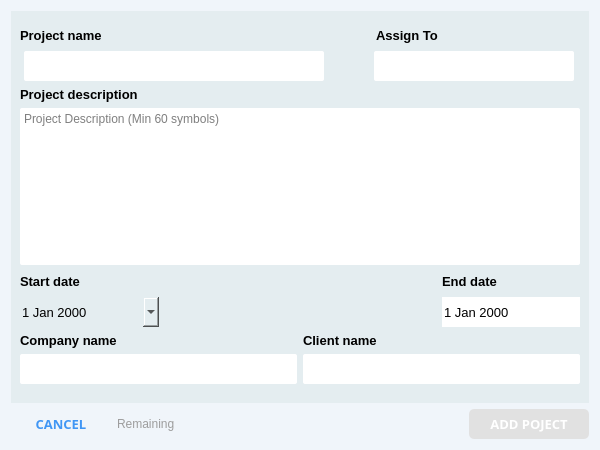
<?xml version="1.0" encoding="UTF-8"?>
<ui version="4.0">
 <class>AssignProjectDialog</class>
 <widget class="QDialog" name="AssignProjectDialog">
  <property name="geometry">
   <rect>
    <x>0</x>
    <y>0</y>
    <width>600</width>
    <height>450</height>
   </rect>
  </property>
  <property name="windowTitle">
   <string>Dialog</string>
  </property>
  <property name="autoFillBackground">
   <bool>false</bool>
  </property>
  <property name="styleSheet">
   <string notr="true">background-color: rgb(240, 245, 250);</string>
  </property>
  <layout class="QVBoxLayout" name="verticalLayout_2">
   <item>
    <widget class="QFrame" name="frame">
     <property name="styleSheet">
      <string notr="true">background-color: rgb(228, 237, 240);
border: none;</string>
     </property>
     <property name="frameShape">
      <enum>QFrame::StyledPanel</enum>
     </property>
     <property name="frameShadow">
      <enum>QFrame::Raised</enum>
     </property>
     <layout class="QVBoxLayout" name="verticalLayout">
      <item>
       <spacer name="verticalSpacer_3">
        <property name="orientation">
         <enum>Qt::Vertical</enum>
        </property>
        <property name="sizeHint" stdset="0">
         <size>
          <width>20</width>
          <height>40</height>
         </size>
        </property>
       </spacer>
      </item>
      <item>
       <layout class="QHBoxLayout" name="horizontalLayout_7">
        <item>
         <widget class="QLabel" name="label">
          <property name="font">
           <font>
            <pointsize>10</pointsize>
            <weight>75</weight>
            <bold>true</bold>
           </font>
          </property>
          <property name="text">
           <string>Project name</string>
          </property>
         </widget>
        </item>
        <item>
         <spacer name="horizontalSpacer_5">
          <property name="orientation">
           <enum>Qt::Horizontal</enum>
          </property>
          <property name="sizeType">
           <enum>QSizePolicy::Fixed</enum>
          </property>
          <property name="sizeHint" stdset="0">
           <size>
            <width>145</width>
            <height>20</height>
           </size>
          </property>
         </spacer>
        </item>
        <item>
         <widget class="QLabel" name="label_7">
          <property name="font">
           <font>
            <pointsize>10</pointsize>
            <weight>75</weight>
            <bold>true</bold>
           </font>
          </property>
          <property name="text">
           <string>Assign To</string>
          </property>
         </widget>
        </item>
       </layout>
      </item>
      <item>
       <layout class="QHBoxLayout" name="horizontalLayout_6">
        <item>
         <widget class="QLineEdit" name="lineEditProjectName">
          <property name="sizePolicy">
           <sizepolicy hsizetype="Fixed" vsizetype="Expanding">
            <horstretch>0</horstretch>
            <verstretch>0</verstretch>
           </sizepolicy>
          </property>
          <property name="minimumSize">
           <size>
            <width>300</width>
            <height>30</height>
           </size>
          </property>
          <property name="font">
           <font>
            <pointsize>10</pointsize>
           </font>
          </property>
          <property name="styleSheet">
           <string notr="true">border-radius: 2px;
border: none;
background-color: rgb(255, 255, 255);</string>
          </property>
          <property name="frame">
           <bool>true</bool>
          </property>
         </widget>
        </item>
        <item>
         <spacer name="horizontalSpacer_4">
          <property name="orientation">
           <enum>Qt::Horizontal</enum>
          </property>
          <property name="sizeType">
           <enum>QSizePolicy::Fixed</enum>
          </property>
          <property name="sizeHint" stdset="0">
           <size>
            <width>40</width>
            <height>20</height>
           </size>
          </property>
         </spacer>
        </item>
        <item>
         <widget class="QComboBox" name="comboBoxUsers">
          <property name="sizePolicy">
           <sizepolicy hsizetype="Fixed" vsizetype="Expanding">
            <horstretch>0</horstretch>
            <verstretch>0</verstretch>
           </sizepolicy>
          </property>
          <property name="minimumSize">
           <size>
            <width>200</width>
            <height>0</height>
           </size>
          </property>
          <property name="font">
           <font>
            <pointsize>10</pointsize>
           </font>
          </property>
          <property name="styleSheet">
           <string notr="true">QComboBox {
border-radius: 2px;
border: none;
background-color: rgb(255, 255, 255);
}
QComboBox::drop-down 
{
    border: 0px;
}

QComboBox::down-arrow {
    image: url(:/images/images/dA.png);
    width: 25px;
    height: 25px;
	margin-right: 10px;
}</string>
          </property>
         </widget>
        </item>
       </layout>
      </item>
      <item>
       <widget class="QLabel" name="label_2">
        <property name="font">
         <font>
          <pointsize>10</pointsize>
          <weight>75</weight>
          <bold>true</bold>
         </font>
        </property>
        <property name="text">
         <string>Project description</string>
        </property>
       </widget>
      </item>
      <item>
       <widget class="QTextEdit" name="textEditProjectDescription">
        <property name="font">
         <font>
          <pointsize>9</pointsize>
         </font>
        </property>
        <property name="styleSheet">
         <string notr="true">border-radius: 2px;
border: none;
background-color: rgb(255, 255, 255);</string>
        </property>
        <property name="html">
         <string>&lt;!DOCTYPE HTML PUBLIC &quot;-//W3C//DTD HTML 4.0//EN&quot; &quot;http://www.w3.org/TR/REC-html40/strict.dtd&quot;&gt;
&lt;html&gt;&lt;head&gt;&lt;meta name=&quot;qrichtext&quot; content=&quot;1&quot; /&gt;&lt;style type=&quot;text/css&quot;&gt;
p, li { white-space: pre-wrap; }
&lt;/style&gt;&lt;/head&gt;&lt;body style=&quot; font-family:'MS Shell Dlg 2'; font-size:9pt; font-weight:400; font-style:normal;&quot;&gt;
&lt;p style=&quot;-qt-paragraph-type:empty; margin-top:0px; margin-bottom:0px; margin-left:0px; margin-right:0px; -qt-block-indent:0; text-indent:0px; font-family:'MS Shell Dlg 2'; font-size:7.8pt;&quot;&gt;&lt;br /&gt;&lt;/p&gt;&lt;/body&gt;&lt;/html&gt;</string>
        </property>
        <property name="placeholderText">
         <string>Project Description (Min 60 symbols)</string>
        </property>
       </widget>
      </item>
      <item>
       <layout class="QHBoxLayout" name="horizontalLayout_4" stretch="1,2,1">
        <item>
         <widget class="QLabel" name="label_4">
          <property name="font">
           <font>
            <pointsize>10</pointsize>
            <weight>75</weight>
            <bold>true</bold>
           </font>
          </property>
          <property name="text">
           <string>Start date</string>
          </property>
         </widget>
        </item>
        <item>
         <spacer name="horizontalSpacer_3">
          <property name="orientation">
           <enum>Qt::Horizontal</enum>
          </property>
          <property name="sizeHint" stdset="0">
           <size>
            <width>40</width>
            <height>20</height>
           </size>
          </property>
         </spacer>
        </item>
        <item>
         <widget class="QLabel" name="label_3">
          <property name="font">
           <font>
            <pointsize>10</pointsize>
            <weight>75</weight>
            <bold>true</bold>
           </font>
          </property>
          <property name="text">
           <string>End date</string>
          </property>
         </widget>
        </item>
       </layout>
      </item>
      <item>
       <layout class="QHBoxLayout" name="horizontalLayout" stretch="1,2,1">
        <item>
         <widget class="QDateEdit" name="dateEditStart">
          <property name="minimumSize">
           <size>
            <width>0</width>
            <height>30</height>
           </size>
          </property>
          <property name="font">
           <font>
            <pointsize>10</pointsize>
           </font>
          </property>
          <property name="styleSheet">
           <string notr="true">QDateEdit {
border: none;
background-color: rgb(255, 255, 255)
}
QDateEdit::drop-down
{
    border: 0px;
}

QDateEdit::down-arrow {
    image: url(:/images/images/calendarIcon.png);
    width: 25px;
    height: 25px;
        margin-right: 10px;

}border-radius: 2px;
border: none;
background-color: rgb(255, 255, 255);</string>
          </property>
          <property name="calendarPopup">
           <bool>true</bool>
          </property>
         </widget>
        </item>
        <item>
         <spacer name="horizontalSpacer_2">
          <property name="orientation">
           <enum>Qt::Horizontal</enum>
          </property>
          <property name="sizeHint" stdset="0">
           <size>
            <width>40</width>
            <height>20</height>
           </size>
          </property>
         </spacer>
        </item>
        <item>
         <widget class="QDateEdit" name="dateEditEnd">
          <property name="minimumSize">
           <size>
            <width>0</width>
            <height>30</height>
           </size>
          </property>
          <property name="font">
           <font>
            <pointsize>10</pointsize>
           </font>
          </property>
          <property name="styleSheet">
           <string notr="true">QDateEdit {
border: none;
background-color: rgb(255, 255, 255)
}
QDateEdit::drop-down
{
    border: 0px;
}

QDateEdit::down-arrow {
    image: url(:/images/images/calendarIcon.png);
    width: 25px;
    height: 25px;
        margin-right: 10px;

}</string>
          </property>
          <property name="calendarPopup">
           <bool>true</bool>
          </property>
         </widget>
        </item>
       </layout>
      </item>
      <item>
       <layout class="QHBoxLayout" name="horizontalLayout_5">
        <item>
         <widget class="QLabel" name="label_5">
          <property name="font">
           <font>
            <pointsize>10</pointsize>
            <weight>75</weight>
            <bold>true</bold>
           </font>
          </property>
          <property name="text">
           <string>Company name</string>
          </property>
         </widget>
        </item>
        <item>
         <widget class="QLabel" name="label_6">
          <property name="font">
           <font>
            <pointsize>10</pointsize>
            <weight>75</weight>
            <bold>true</bold>
           </font>
          </property>
          <property name="text">
           <string>Client name</string>
          </property>
         </widget>
        </item>
       </layout>
      </item>
      <item>
       <layout class="QHBoxLayout" name="horizontalLayout_2">
        <item>
         <widget class="QLineEdit" name="lineEditCompanyName">
          <property name="minimumSize">
           <size>
            <width>0</width>
            <height>30</height>
           </size>
          </property>
          <property name="font">
           <font>
            <pointsize>10</pointsize>
           </font>
          </property>
          <property name="styleSheet">
           <string notr="true">border-radius: 2px;
border: none;
background-color: rgb(255, 255, 255);</string>
          </property>
         </widget>
        </item>
        <item>
         <widget class="QLineEdit" name="lineEditClientName">
          <property name="minimumSize">
           <size>
            <width>0</width>
            <height>30</height>
           </size>
          </property>
          <property name="font">
           <font>
            <pointsize>10</pointsize>
           </font>
          </property>
          <property name="styleSheet">
           <string notr="true">border-radius: 2px;
border: none;
background-color: rgb(255, 255, 255);</string>
          </property>
         </widget>
        </item>
       </layout>
      </item>
      <item>
       <spacer name="verticalSpacer_2">
        <property name="orientation">
         <enum>Qt::Vertical</enum>
        </property>
        <property name="sizeHint" stdset="0">
         <size>
          <width>20</width>
          <height>40</height>
         </size>
        </property>
       </spacer>
      </item>
      <item>
       <spacer name="verticalSpacer">
        <property name="orientation">
         <enum>Qt::Vertical</enum>
        </property>
        <property name="sizeHint" stdset="0">
         <size>
          <width>20</width>
          <height>40</height>
         </size>
        </property>
       </spacer>
      </item>
     </layout>
    </widget>
   </item>
   <item>
    <layout class="QHBoxLayout" name="horizontalLayout_3">
     <item>
      <widget class="QPushButton" name="buttonCancelProject">
       <property name="minimumSize">
        <size>
         <width>100</width>
         <height>30</height>
        </size>
       </property>
       <property name="font">
        <font>
         <family>Century Gothic</family>
         <pointsize>10</pointsize>
         <weight>75</weight>
         <bold>true</bold>
        </font>
       </property>
       <property name="styleSheet">
        <string notr="true">
QPushButton {
border: none;
color: rgb(64, 150, 244);
background-color: transparent;
}

QPushButton:pressed {
alternate-background-color: rgb(231, 236, 240);
}
QPushButton:hover {
background-color: rgb(245, 250, 255);
}</string>
       </property>
       <property name="text">
        <string>CANCEL</string>
       </property>
      </widget>
     </item>
     <item>
      <widget class="QLabel" name="labelRemainingSymbols">
       <property name="font">
        <font>
         <pointsize>9</pointsize>
        </font>
       </property>
       <property name="styleSheet">
        <string notr="true">color: rgb(157, 157, 157);</string>
       </property>
       <property name="text">
        <string>Remaining</string>
       </property>
      </widget>
     </item>
     <item>
      <spacer name="horizontalSpacer">
       <property name="orientation">
        <enum>Qt::Horizontal</enum>
       </property>
       <property name="sizeHint" stdset="0">
        <size>
         <width>40</width>
         <height>20</height>
        </size>
       </property>
      </spacer>
     </item>
     <item>
      <widget class="QPushButton" name="buttonCreateProject">
       <property name="enabled">
        <bool>false</bool>
       </property>
       <property name="minimumSize">
        <size>
         <width>120</width>
         <height>30</height>
        </size>
       </property>
       <property name="font">
        <font>
         <family>Century Gothic</family>
         <pointsize>10</pointsize>
         <weight>75</weight>
         <bold>true</bold>
        </font>
       </property>
       <property name="styleSheet">
        <string notr="true">QPushButton {

        background-color: rgb(60, 142, 230);
        border-radius: 5px;
        color: rgb(255, 255, 255);
        border:none
}

QPushButton:pressed {
background-color: rgb(57, 134, 217);

}
QPushButton:hover {
background-color: rgb(67, 158, 255);
}

QPushButton:disabled {
background-color: rgb(225, 225, 225);
}

</string>
       </property>
       <property name="text">
        <string>ADD POJECT</string>
       </property>
      </widget>
     </item>
    </layout>
   </item>
  </layout>
 </widget>
 <resources/>
 <connections/>
</ui>
